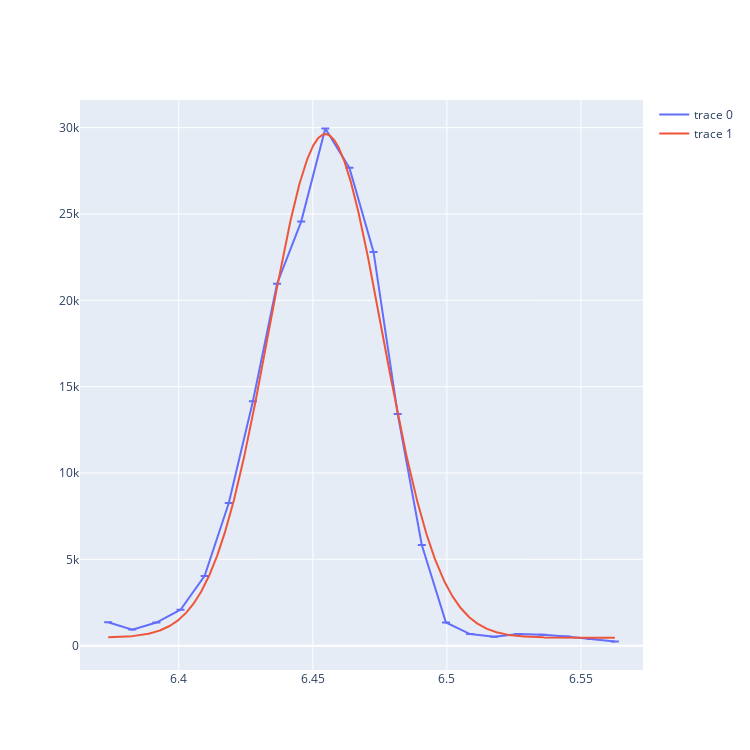
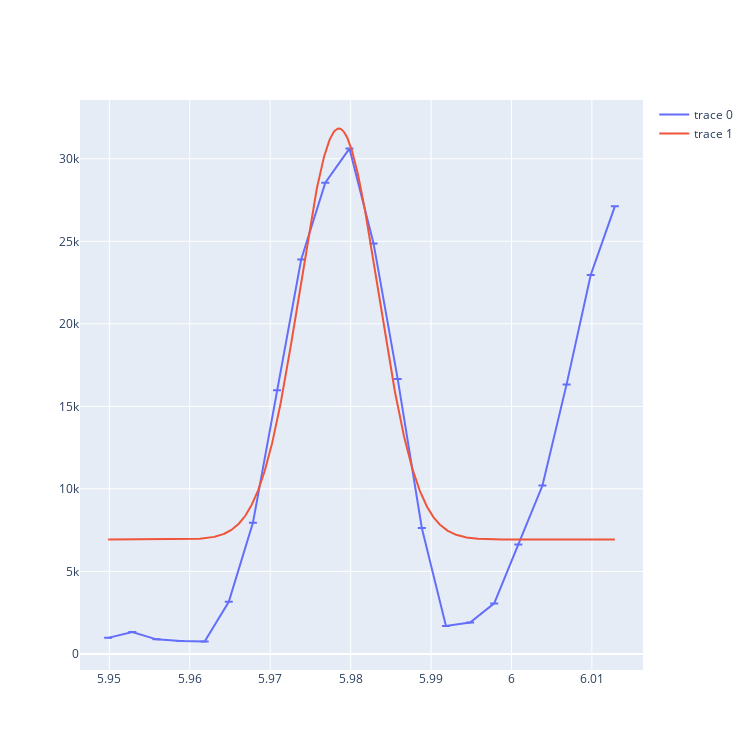
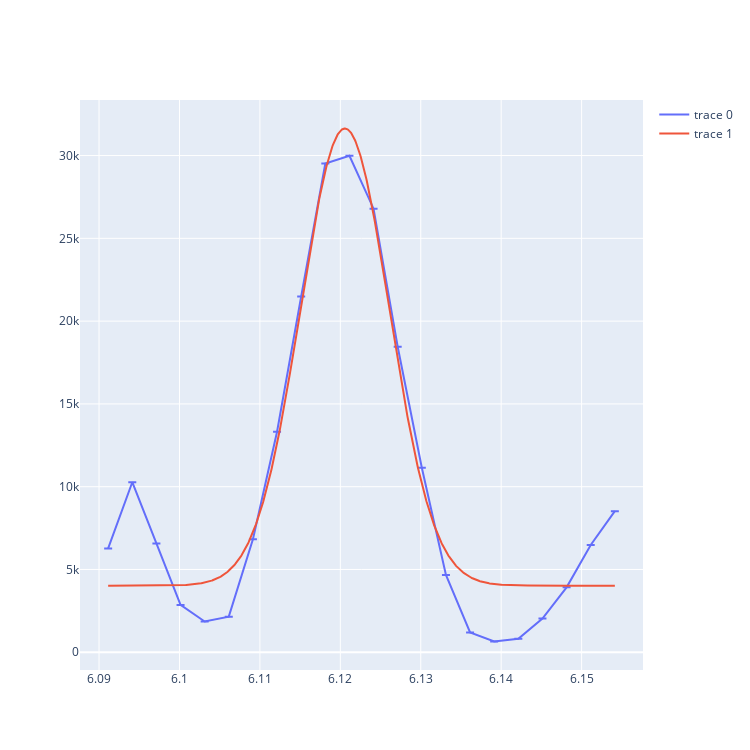

Here is the notebook cell these charts were saved with, in order:
### Code cell
find_center(disp=True)
center

### Figure 1 — Plotly figure (JSON) as saved in the notebook; plotly's stock layout.template omitted (floating-point values rounded to 4 significant figures; data arrays with more than 128 entries replaced by an {"elided": "..."} marker saying what was removed)
{"data": [{"error_y": {"array": [0, 0, 0, 0, 0, 0, 0, 0, 0, 0, 0, 0, 0, 0, 0, 0, 0, 0, 0, 0, 0, 0], "type": "data", "visible": true}, "type": "scatter", "x": [6.374, 6.383, 6.392, 6.401, 6.41, 6.419, 6.428, 6.437, 6.446, 6.455, 6.464, 6.473, 6.482, 6.491, 6.5, 6.509, 6.518, 6.527, 6.536, 6.545, 6.554, 6.563], "y": [1350, 930, 1340, 2080, 4040, 8260, 14150, 20960, 24560, 29950, 27670, 22800, 13420, 5830, 1340, 670, 510, 670, 630, 530, 380, 240]}, {"type": "scatter", "x": {"elided": "1000 float values"}, "y": {"elided": "1000 float values"}}], "layout": {"height": 750, "width": 750}}

### Figure 2 — Plotly figure (JSON) as saved in the notebook; plotly's stock layout.template omitted (floating-point values rounded to 4 significant figures; data arrays with more than 128 entries replaced by an {"elided": "..."} marker saying what was removed)
{"data": [{"error_y": {"array": [0, 0, 0, 0, 0, 0, 0, 0, 0, 0, 0, 0, 0, 0, 0, 0, 0, 0, 0, 0, 0, 0], "type": "data", "visible": true}, "type": "scatter", "x": [5.95, 5.953, 5.956, 5.959, 5.962, 5.965, 5.968, 5.971, 5.974, 5.977, 5.98, 5.983, 5.986, 5.989, 5.992, 5.995, 5.998, 6.001, 6.004, 6.007, 6.01, 6.013], "y": [970, 1330, 880, 780, 750, 3160, 7940, 15970, 23900, 28550, 30620, 24870, 16660, 7630, 1690, 1900, 3060, 6630, 10200, 16330, 22960, 27120]}, {"type": "scatter", "x": {"elided": "1000 float values"}, "y": {"elided": "1000 float values"}}], "layout": {"height": 750, "width": 750}}

### Figure 3 — Plotly figure (JSON) as saved in the notebook; plotly's stock layout.template omitted (floating-point values rounded to 4 significant figures; data arrays with more than 128 entries replaced by an {"elided": "..."} marker saying what was removed)
{"data": [{"error_y": {"array": [0, 0, 0, 0, 0, 0, 0, 0, 0, 0, 0, 0, 0, 0, 0, 0, 0, 0, 0, 0, 0, 0], "type": "data", "visible": true}, "type": "scatter", "x": [6.091, 6.094, 6.097, 6.1, 6.103, 6.106, 6.109, 6.112, 6.115, 6.118, 6.121, 6.124, 6.127, 6.13, 6.133, 6.136, 6.139, 6.142, 6.145, 6.148, 6.151, 6.154], "y": [6270, 10270, 6570, 2860, 1860, 2150, 6820, 13320, 21490, 29520, 29990, 26790, 18450, 11140, 4670, 1200, 650, 810, 2040, 3920, 6480, 8520]}, {"type": "scatter", "x": {"elided": "1000 float values"}, "y": {"elided": "1000 float values"}}], "layout": {"height": 750, "width": 750}}
